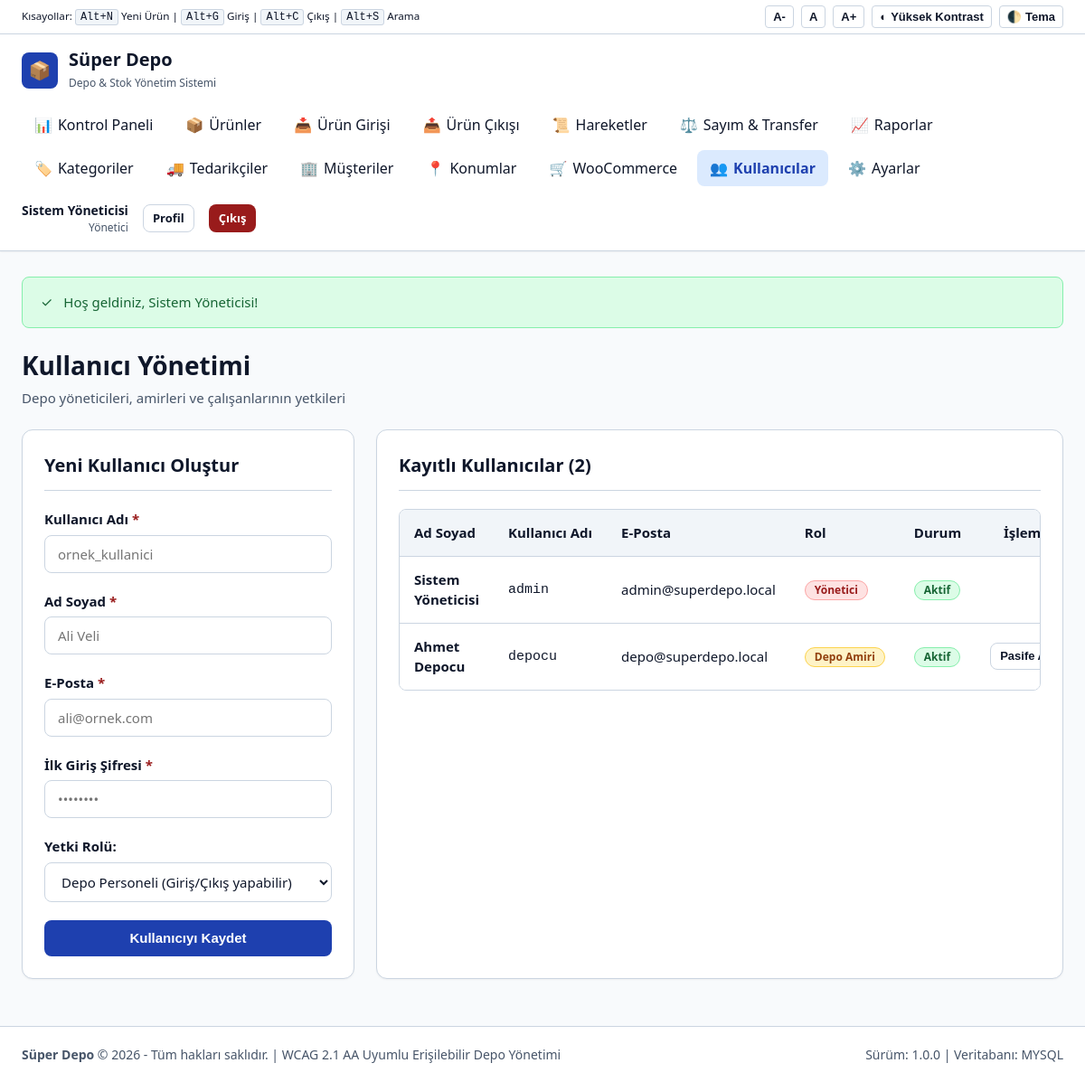
/users.php (signed in), run on the app's committed database.
### tables this page shows
CREATE TABLE users (
    id INT AUTO_INCREMENT PRIMARY KEY,
    username VARCHAR(50) NOT NULL UNIQUE,
    email VARCHAR(100) NOT NULL UNIQUE,
    password_hash VARCHAR(255) NOT NULL,
    full_name VARCHAR(100) NOT NULL,
    role ENUM('admin', 'manager', 'staff') NOT NULL DEFAULT 'staff',
    is_active TINYINT(1) NOT NULL DEFAULT 1,
    created_at TIMESTAMP DEFAULT CURRENT_TIMESTAMP,
    updated_at TIMESTAMP DEFAULT CURRENT_TIMESTAMP ON UPDATE CURRENT_TIMESTAMP
);

### includes/functions.php (called while the page is built, shortened)
<?php
require_once __DIR__ . '/auth.php';
function e(?string $str): string {
    return htmlspecialchars((string)($str ?? ''), ENT_QUOTES, 'UTF-8');
}

### includes/auth.php (called while the page is built, shortened)
<?php
function is_logged_in(): bool {
    return isset($_SESSION['user_id']) && !empty($_SESSION['user_id']);
}
function current_user(): ?array {
    return [
        'id' => $_SESSION['user_id'],
        'username' => $_SESSION['username'] ?? '',
        'full_name' => $_SESSION['full_name'] ?? '',
        'role' => $_SESSION['role'] ?? 'staff',
        'email' => $_SESSION['email'] ?? ''
    ];
}
function require_role(array|string $roles): void {
    $user = current_user();
}

### users.php (the view, shortened to what this page needs)
<?php
require_once __DIR__ . '/includes/header.php';
$db = get_db();
$users_list = $db->query('SELECT * FROM users ORDER BY id ASC')->fetchAll();
?>
<div class="page-header">
    <div>
        <h1 class="page-title">Kullanıcı Yönetimi</h1>
        <p class="page-subtitle">Depo yöneticileri, amirleri ve çalışanlarının yetkileri</p>
    </div>
</div>
<div style="display: grid; grid-template-columns: repeat(auto-fit, minmax(320px, 1fr)); gap: 1.5rem;">
    <div class="card">
        <div class="card-header">
            <h2 class="card-title">Yeni Kullanıcı Oluştur</h2>
        </div>
        <form action="users.php" method="POST">
            <div class="form-group">
                <label for="username" class="form-label">Kullanıcı Adı <span class="form-required">*</span></label>
                <input type="text" id="username" name="username" class="form-control" required placeholder="ornek_kullanici">
            </div>
            <div class="form-group">
                <label for="full_name" class="form-label">Ad Soyad <span class="form-required">*</span></label>
                <input type="text" id="full_name" name="full_name" class="form-control" required placeholder="Ali Veli">
            </div>
            <div class="form-group">
                <label for="email" class="form-label">E-Posta <span class="form-required">*</span></label>
                <input type="email" id="email" name="email" class="form-control" required placeholder="ali@ornek.com">
            </div>
            <div class="form-group">
                <label for="password" class="form-label">İlk Giriş Şifresi <span class="form-required">*</span></label>
                <input type="password" id="password" name="password" class="form-control" required minlength="6" placeholder="••••••••">
            </div>
            <div class="form-group">
                <label for="role" class="form-label">Yetki Rolü:</label>
                <select id="role" name="role" class="form-control">
                    <option value="staff">Depo Personeli (Giriş/Çıkış yapabilir)</option>
                </select>
            </div>
            <button type="submit" class="btn btn-primary" style="width: 100%;">Kullanıcıyı Kaydet</button>
        </form>
    </div>
    <div class="card" style="grid-column: span 2;">
        <div class="card-header">
            <h2 class="card-title">Kayıtlı Kullanıcılar (<?= count($users_list) ?>)</h2>
        </div>
        <div class="table-responsive">
            <table class="data-table" aria-label="Kullanıcı Listesi">
                <thead>
                    <tr>
                        <th scope="col">Ad Soyad</th>
                        <th scope="col">Kullanıcı Adı</th>
                        <th scope="col">E-Posta</th>
                        <th scope="col">Rol</th>
                        <th scope="col">Durum</th>
                        <th scope="col" style="text-align: right;">İşlemler</th>
                    </tr>
                </thead>
                <tbody>
                    <?php foreach ($users_list as $u): ?>
                    <tr>
                        <td><strong><?= e($u['full_name']) ?></strong></td>
                        <td><code><?= e($u['username']) ?></code></td>
                        <td><?= e($u['email']) ?></td>
                        <td>
                            <?php if ($u['role'] === 'admin'): ?>
                                <span class="badge badge-danger">Yönetici</span>
                            <?php elseif ($u['role'] === 'manager'): ?>
                                <span class="badge badge-warning">Depo Amiri</span>
                            <?php else: ?>
                                <span class="badge badge-info">Personel</span>
                            <?php endif; ?>
                        </td>
                        <td>
                            <?= $u['is_active'] ? '<span class="badge badge-success">Aktif</span>' : '<span class="badge badge-danger">Pasif</span>' ?>
                        </td>
                        <td style="text-align: right; white-space: nowrap;">
                            <?php if ($u['id'] !== $user['id']): ?>
                                <form action="users.php" method="POST" style="display: inline;">
                                    <button type="submit" class="btn btn-sm btn-outline">
                                        <?= $u['is_active'] ? 'Pasife Al' : 'Aktif Et' ?>
                                    </button>
                                </form>
                            <?php endif; ?>
                        </td>
                    </tr>
                    <?php endforeach; ?>
                </tbody>
            </table>
        </div>
    </div>
</div>
<?php require_once __DIR__ . '/includes/footer.php'; ?>

### assets/css/style.css (style rules this page uses)
:root { --font-base: system-ui, -apple-system, BlinkMacSystemFont, 'Segoe UI', Roboto, Helvetica, Arial, sans-serif; --font-size-base: 1rem; --line-height: 1.5; --color-bg: #f8fafc; --color-surface: #ffffff; --color-surface-hover: #f1f5f9; --color-border: #cbd5e1; --color-border-focus: #0f172a; --color-text: #0f172a; --color-text-muted: #475569; --color-text-light: #ffffff; --color-primary: #1e40af; --color-primary-hover: #1e3a8a; --color-primary-light: #dbeafe; --color-success: #166534; --color-success-bg: #dcfce7; --color-success-border: #86efac; --color-warning: #92400e; --color-warning-bg: #fef3c7; --color-warning-border: #fcd34d; --color-danger: #991b1b; --color-danger-bg: #fee2e2; --color-danger-border: #fca5a5; --color-info: #075985; --color-info-bg: #e0f2fe; --color-info-border: #7dd3fc; --focus-ring: 3px solid #2563eb; --focus-offset: 2px; --radius-sm: 4px; --radius-md: 8px; --radius-lg: 12px; --shadow-sm: 0 1px 2px 0 rgb(0 0 0 / 0.05); --shadow-md: 0 4px 6px -1px rgb(0 0 0 / 0.1), 0 2px 4px -2px rgb(0 0 0 / 0.1); --shadow-lg: 0 10px 15px -3px rgb(0 0 0 / 0.1); }
*, *::before, *::after { box-sizing: border-box; margin: 0; padding: 0; }
html { font-size: var(--font-size-base); scroll-behavior: smooth; }
body { font-family: var(--font-base); line-height: var(--line-height); color: var(--color-text); background-color: var(--color-bg); min-height: 100vh; display: flex; flex-direction: column; }
.page-header { display: flex; justify-content: space-between; align-items: center; flex-wrap: wrap; gap: 1rem; margin-bottom: 1.5rem; }
.page-title { font-size: 1.75rem; font-weight: 700; color: var(--color-text); }
.page-subtitle { color: var(--color-text-muted); font-size: 0.9375rem; margin-top: 0.25rem; }
.card { background-color: var(--color-surface); border: 1px solid var(--color-border); border-radius: var(--radius-lg); box-shadow: var(--shadow-sm); padding: 1.5rem; margin-bottom: 1.5rem; }
.card-header { display: flex; justify-content: space-between; align-items: center; margin-bottom: 1.25rem; border-bottom: 1px solid var(--color-border); padding-bottom: 0.75rem; }
.card-title { font-size: 1.25rem; font-weight: 600; }
.btn { display: inline-flex; align-items: center; justify-content: center; gap: 0.5rem; padding: 0.625rem 1.125rem; font-size: 0.9375rem; font-weight: 600; border-radius: var(--radius-md); border: 1px solid transparent; cursor: pointer; text-decoration: none; transition: all 0.15s ease; line-height: 1.25; }
.btn-primary { background-color: var(--color-primary); color: #ffffff; }
.btn-outline { background-color: transparent; border-color: var(--color-border); color: var(--color-text); }
.btn-sm { padding: 0.375rem 0.625rem; font-size: 0.8125rem; }
.form-group { margin-bottom: 1.25rem; }
.form-label { display: block; font-weight: 600; font-size: 0.9375rem; margin-bottom: 0.375rem; color: var(--color-text); }
.form-required { color: var(--color-danger); font-weight: bold; }
.form-control { width: 100%; padding: 0.625rem 0.875rem; font-size: 0.9375rem; font-family: inherit; color: var(--color-text); background-color: var(--color-surface); border: 1px solid var(--color-border); border-radius: var(--radius-md); transition: border-color 0.15s ease; }
.table-responsive { width: 100%; overflow-x: auto; border: 1px solid var(--color-border); border-radius: var(--radius-md); background: var(--color-surface); margin-bottom: 1.25rem; }
.data-table { width: 100%; border-collapse: collapse; text-align: left; font-size: 0.9375rem; }
.data-table th, .data-table td { padding: 0.875rem 1rem; border-bottom: 1px solid var(--color-border); vertical-align: middle; }
.data-table th { background-color: var(--color-surface-hover); color: var(--color-text); font-weight: 600; white-space: nowrap; }
.data-table tbody tr:last-child td { border-bottom: none; }
.badge { display: inline-flex; align-items: center; gap: 4px; padding: 0.25rem 0.625rem; border-radius: 9999px; font-size: 0.75rem; font-weight: 700; line-height: 1; white-space: nowrap; }
.badge-success { background: var(--color-success-bg); color: var(--color-success); border: 1px solid var(--color-success-border); }
.badge-danger { background: var(--color-danger-bg); color: var(--color-danger); border: 1px solid var(--color-danger-border); }
.badge-warning { background: var(--color-warning-bg); color: var(--color-warning); border: 1px solid var(--color-warning-border); }

### data on the page
users: full_name "Sistem Yöneticisi", username "admin", email "admin@superdepo.local", role "Yönetici", is_active "Aktif"
users: full_name "Ahmet Depocu", username "depocu", email "depo@superdepo.local", role "Depo Amiri", is_active "Aktif"

### other printed values
APP_NAME "Süper Depo"
$user['full_name'] "Sistem Yöneticisi"
$flash['message'] "Hoş geldiniz, Sistem Yöneticisi!"
count($users_list) "2"
APP_VERSION "1.0.0"
DB_DRIVER "MYSQL"
